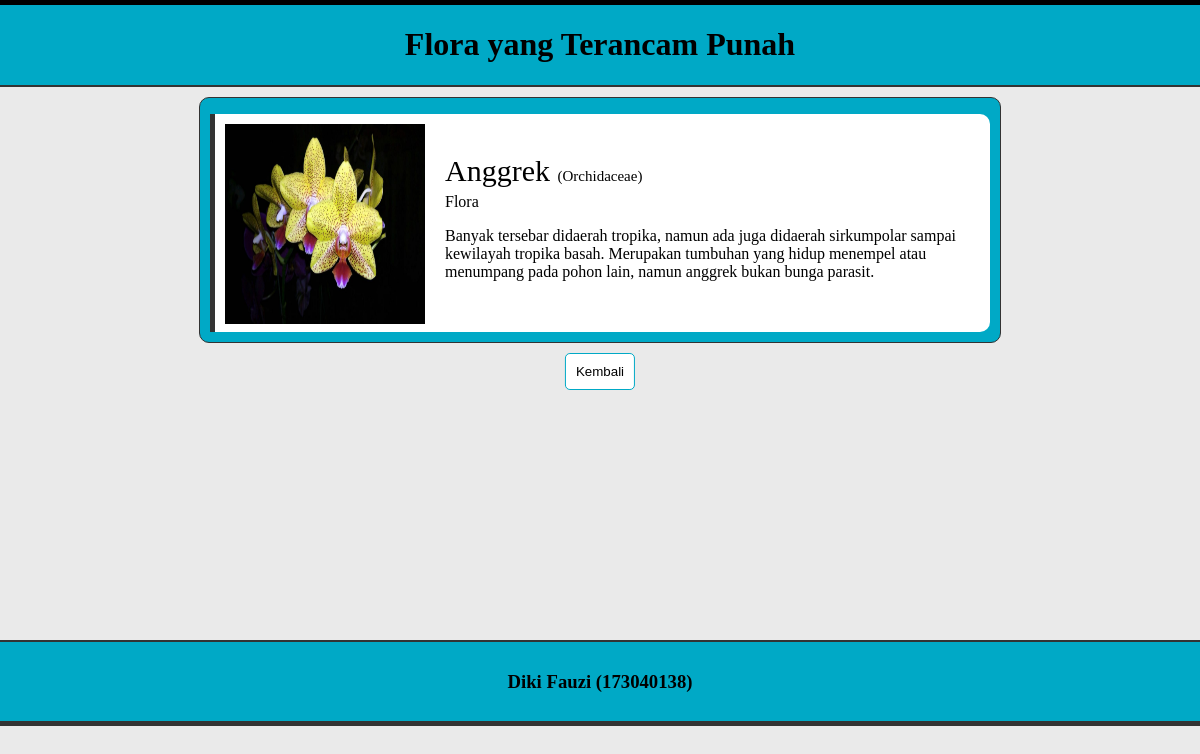
Screenshot of /latihan8a/php/profil.php?id=5 with the database file from the repository.
### tables this page shows
CREATE TABLE IF NOT EXISTS `florafauna` (
  `id` int(11) NOT NULL AUTO_INCREMENT,
  `nama` varchar(255) NOT NULL,
  `gambar` varchar(255) NOT NULL,
  `latin` varchar(255) NOT NULL,
  `jenis` varchar(55) NOT NULL,
  `tentang` varchar(255) NOT NULL,
  PRIMARY KEY (`id`)
);

### latihan8a/helper/functions.php (called while the page is built, shortened)
<?php
	$conn = mysqli_connect("localhost","root","","pw_173040138");
 	function query($query) {
 		global $conn;
	 	$result = mysqli_query($conn, $query);
		$rows = [];
		while ($row = mysqli_fetch_assoc($result)){
			$rows[] = $row;
		}
		return $rows;
 	}
?>

### latihan8a/php/profil.php (the view, shortened to what this page needs)
<?php
	include '../helper/functions.php';
	$id = $_GET["id"];
	$faunaflora = query("SELECT * FROM florafauna WHERE id = $id")[0];
?>
<!DOCTYPE html>
<html lang="en">
<head>
   <link rel="stylesheet" href="../assets/css/profil.css">
</head>
<body>
<div class="header">
	<h1><?php echo $faunaflora["jenis"]; ?> yang Terancam Punah</h1>
</div>
	<div class="back">
		<div class="isi">
				<p class="gambar"><img src="../assets/img/<?php echo $faunaflora["gambar"]; ?>"></p>
				<p class="nama"><?php echo $faunaflora["nama"]; ?> <span class="latin" >(<?php echo $faunaflora["latin"]; ?>)</span></p>
				<p class="jenis"><?php echo $faunaflora["jenis"]; ?></p>
				<p class="tentang"><?php echo $faunaflora["tentang"]; ?><p>
		</div>
	</div>
	<a href="../index.php"><button type="button" class="btn">Kembali</button></a>
<div class="footer">
	<h3>Diki Fauzi (173040138)</h3>
</div>
</body>
</html>

### latihan8a/assets/css/profil.css (style rules this page uses)
a { text-decoration: none; }
body { margin: 0; background-color: #eaeaea; }
.header { background-color: #00a9c6; width: 100%; text-align: center; border-top: 5px solid black; border-bottom: 2px solid #333333; }
.back { margin-top: 10px; background-color: #00a9c6; border: 1px solid #333333; position: relative; left: 50%; border-radius: 10px; transform: translate(-50%); width: 800px; }
.isi { margin:10px; padding-bottom: 10px; background-color: white; border-left: 5px solid #333333; border-top-right-radius: 10px; border-bottom-right-radius: 10px; }
img { margin-left: -100px; margin: 10px; width: 200px; height: 200px; margin-bottom: 40px; }
.nama { font-size: 30px; margin-top: -230px; margin-left: 230px; }
.latin { font-size: 15px; }
.jenis { font: 20px; margin-top: -25px; margin-left: 230px; }
.tentang { margin-left: 230px; padding-bottom: 25px; }
.footer { background-color: #00a9c6; text-align: center; padding: 10px; margin-top: 250px; border-top: 2px solid #333333; border-bottom: 5px solid #333333; bottom: 0; left: 0; }
.btn { padding: 10px; margin-top: 10px; margin-left: 50%; transform: translate(-50%); border-radius: 5px; background-color: white; border: 1px solid #00a9c6; }

### rows the page displays
florafauna: jenis "Flora", gambar (picture), nama "Anggrek", latin "Orchidaceae", tentang "Banyak tersebar didaerah tropika, namun ada juga didaerah sirkumpolar sampai kewilayah tropika basah. Merupakan tumbuhan yang hidup menempel atau menumpang pada pohon lain, namun anggrek bukan bunga parasit."
